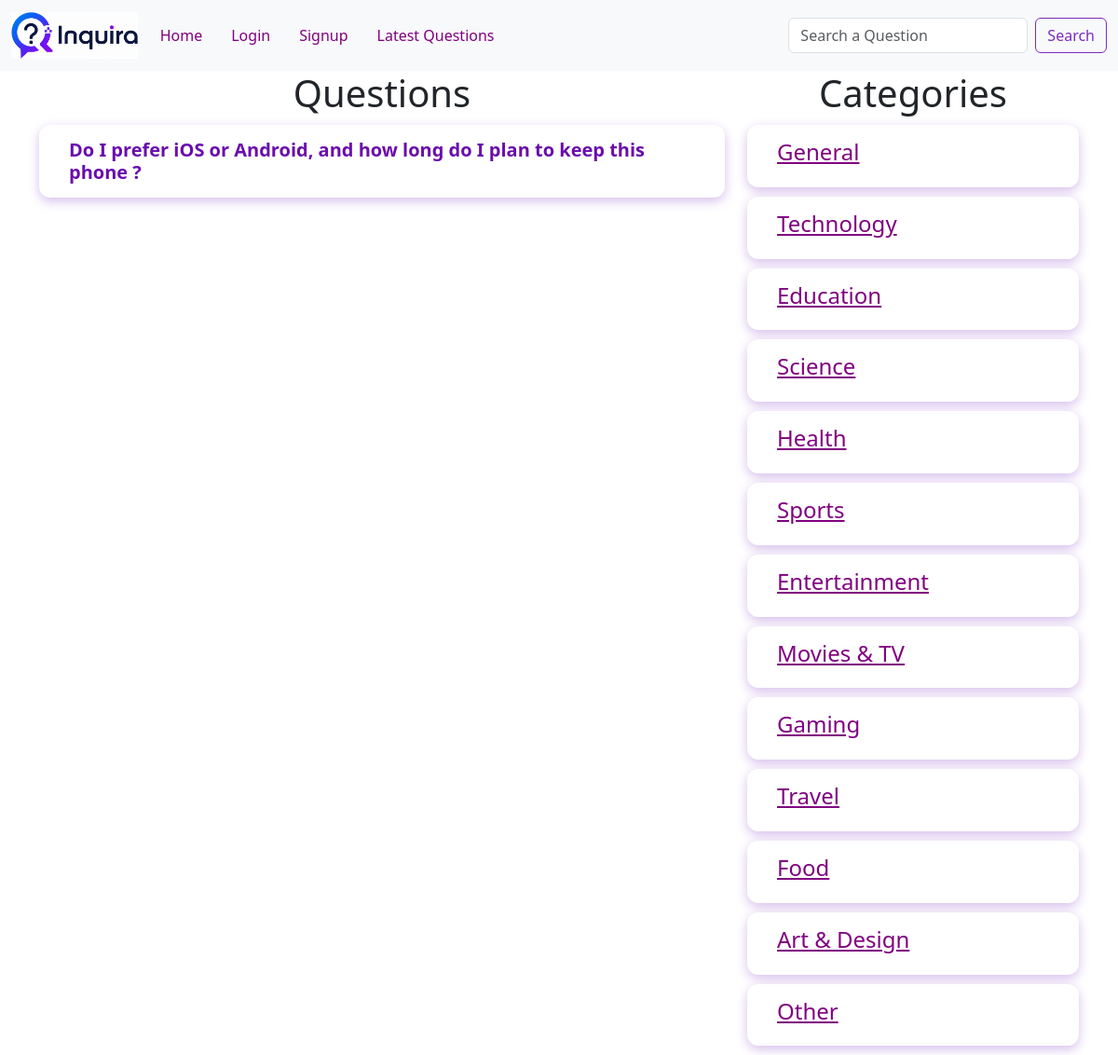
The page /?c-id=1 on the database its author committed.
### tables this page shows
CREATE TABLE `questions` (
  `id` int NOT NULL,
  `title` varchar(100) NOT NULL,
  `description` varchar(300) NOT NULL,
  `category_id` int NOT NULL,
  `user_id` int NOT NULL
);

CREATE TABLE `categories` (
  `id` int NOT NULL,
  `name` varchar(100) NOT NULL
);

### client/categorylist.php (the view)
<div>
    <h1 class="heading">Categories</h1>
    <?php
    include('./common/db.php');
    $query="select * from categories";
    $result = $conn->query($query);
    foreach($result as $row){
        $name= $row['name'];
        $id= $row['id'];
        echo "<div class='row question-list'>
        <h4><a href='?c-id=$id'>$name</a></h4>
        </div>";
    }
    ?>
</div>

### client/questions.php (shortened to what this page needs)
<div class="container">
    <div class="row">
        <div class="col-8">
            <h1 class="heading">Questions</h1>
            <?php
            include("./common/db.php");
            if (isset($_GET['c-id'])) {
                $category_id = (int) $_GET['c-id'];
                $query = "SELECT * FROM questions
                          WHERE category_id = $category_id";
            } else if (isset($_GET['u-id'])) {
                $uid = (int) $_GET['u-id'];
                $query = "SELECT * FROM questions
                          WHERE user_id = $uid";
            } else if (isset($_GET['latest'])) {
                $query = "SELECT * FROM questions
                          ORDER BY id DESC";
            } else if (isset($_GET['search'])) {
                $search = mysqli_real_escape_string(
                    $conn,
                    $_GET['search']
                );
                $query = "SELECT * FROM questions
                          WHERE title LIKE '%$search%'";
            } else {
                $query = "SELECT * FROM questions";
            }
            $result = $conn->query($query);
            foreach ($result as $row) {
                $title = $row['title'];
                $id = $row['id'];
                echo "
                <div class='row question-list'>
                    <h5 class='my-question text-danger fw-bold'>
                        <a href='?q-id=$id'>
                            $title
                        </a>";
                echo "
                    </h5>
                </div>";
            }
            ?>
        </div>
        <div class="col-4">
            <?php include('categorylist.php'); ?>
        </div>
    </div>
</div>

### public/style.css (style rules this page uses)
a { color: purple !important; }
.heading { text-align: center; }
.question-list { background: white; color: #01062a; padding: 15px 20px; margin: 10px 0; border-radius: 12px; font-size: 18px; font-weight: 500; box-shadow: 0 4px 12px rgba(123, 44, 191, 0.3); transition: all 0.3s ease; cursor: pointer; }
.question-list h5 { margin: 0; font-size: 20px; font-weight: 600; }
.col-8 { margin: 0 auto; }
h5 { color: #021f70; font-weight: 600; }
.my-question { display: flex; justify-content: space-between; align-items: center; margin: 0; }
.my-question a:first-child { color: #6a0dad !important; text-decoration: none; transition: 0.3s ease; }

### rows shown on the page
questions: title "Do I prefer iOS or Android, and how long do I plan to keep this phone ?"
categories: name "General"
categories: name "Technology"
categories: name "Education"
categories: name "Science"
categories: name "Health"
categories: name "Sports"
categories: name "Entertainment"
categories: name "Movies & TV"
categories: name "Gaming"
categories: name "Travel"
categories: name "Food"
categories: name "Art & Design"
categories: name "Other"
